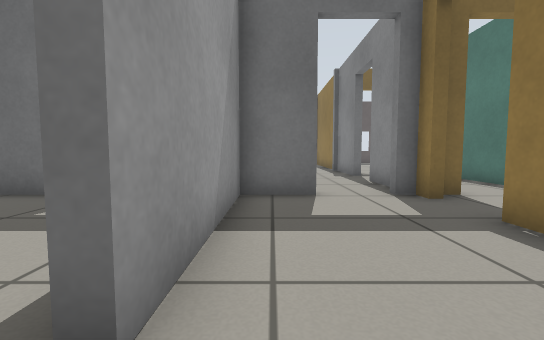
view 1 (above)

17 first-person views from a walk through a Gazebo world. The camera is 0.5 m above the floor, tilts 4° down and sees 90° across. The floor is counted in squares, 0.5 m on a side. Each view is taken from the middle of a square. On the plan, view 1 faces up. The plan holds only what a view shows up to about 11 squares ahead; the rest is blank. Robots are left out. Simple patterns stand in for the simulator's built-in surfaces.

view 2
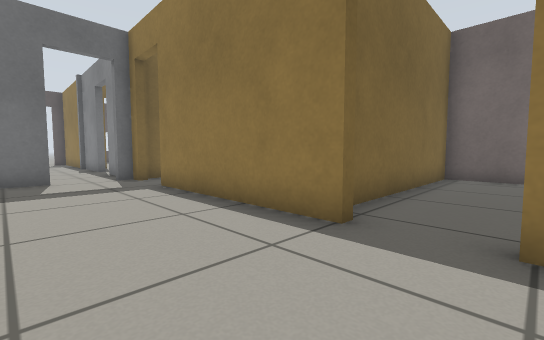

view 3
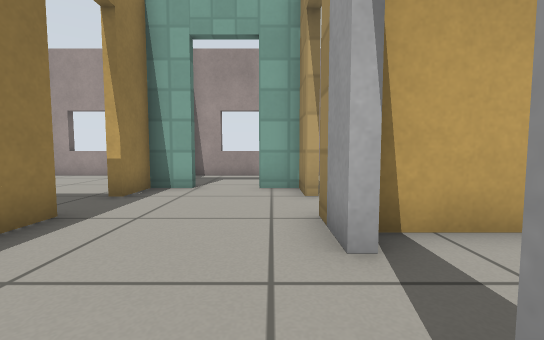

view 4
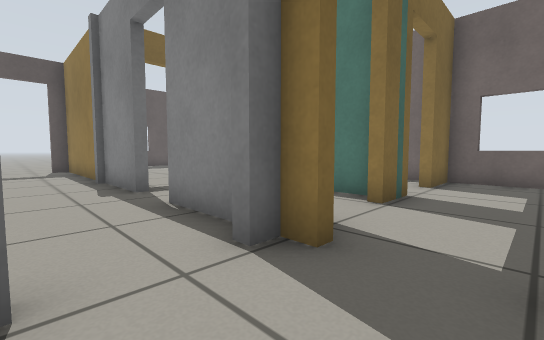

view 5
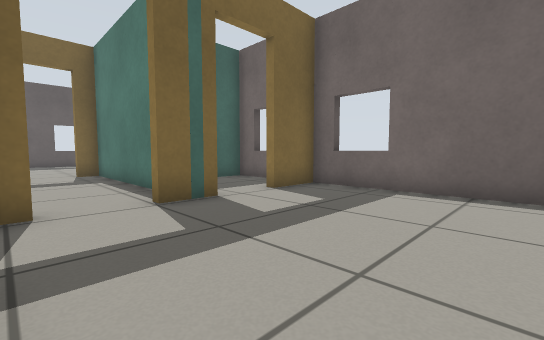

view 6
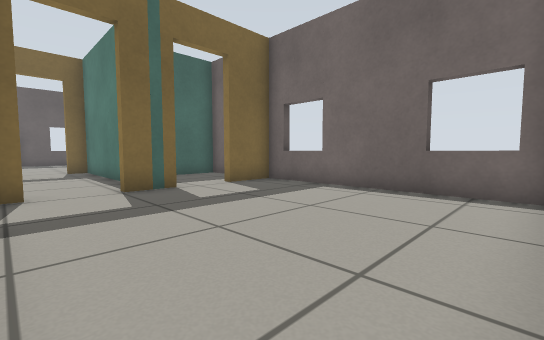

view 7
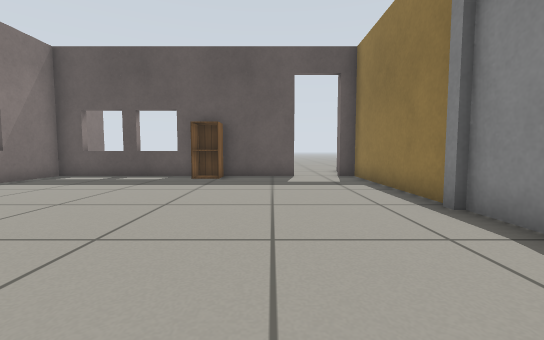

view 8
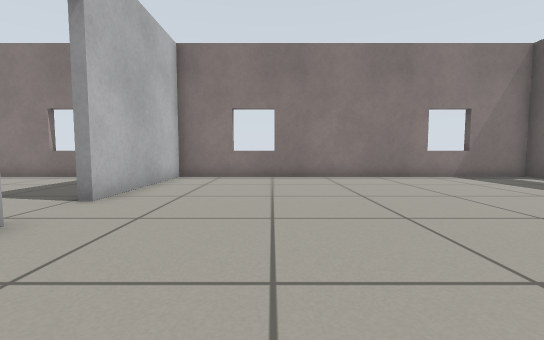

view 9
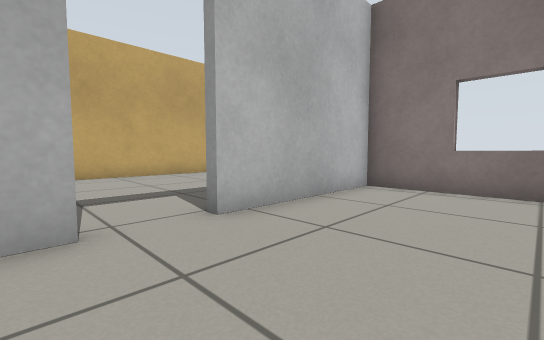

view 10
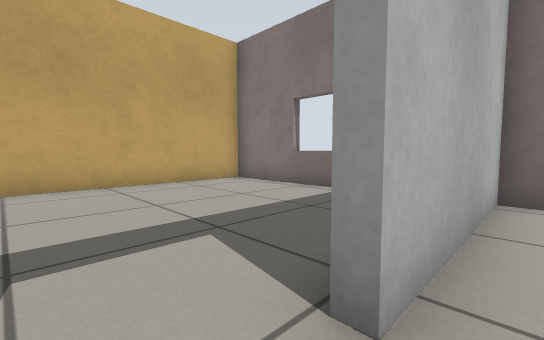

view 11
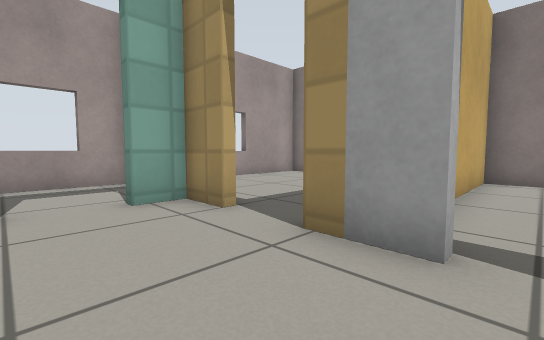

view 12
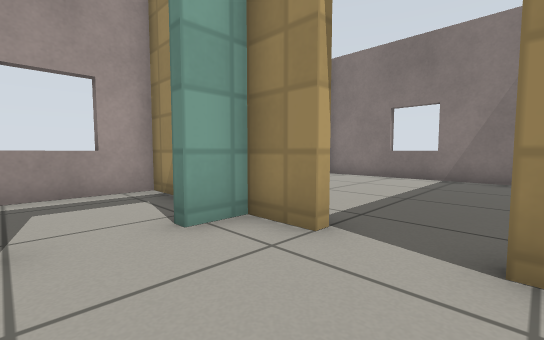

view 13
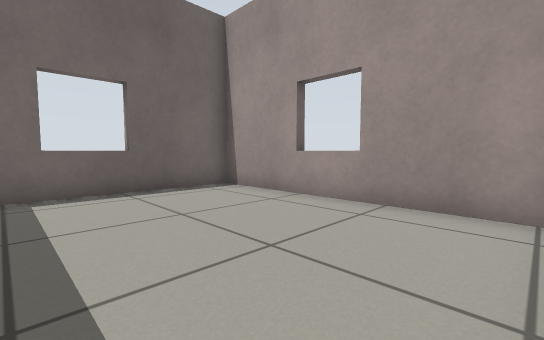

view 14
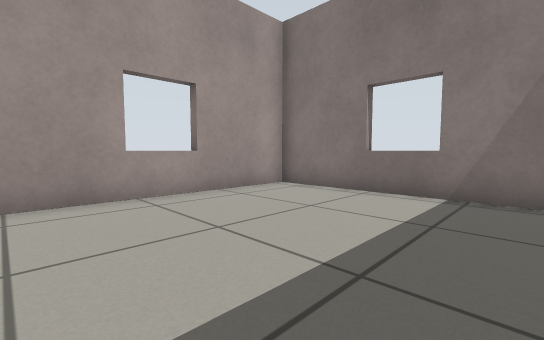

view 15
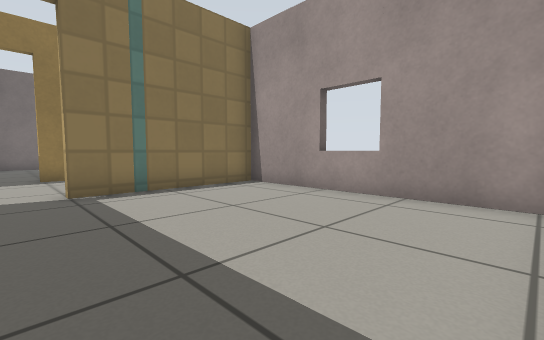

view 16
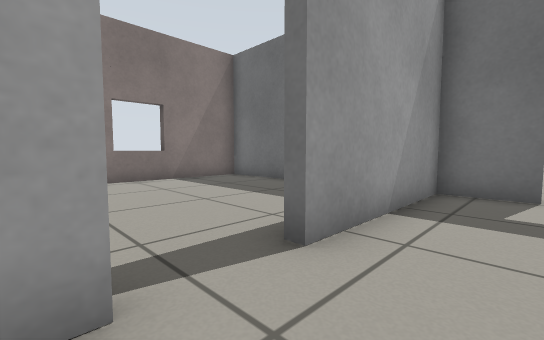

view 17
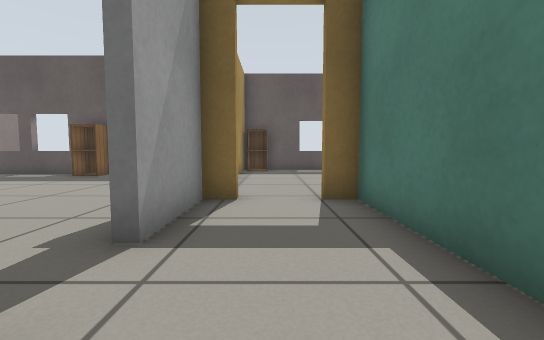

### Floor plan
Ten units are one square. View 1 is at (0, 0); x grows to the right and y downward. Boxes are objects, and circles mark ways between rooms. Rooms are numbered by the first view taken in them; rooms with no view inside come last. Other rooms are left out.
<svg viewBox="-89 -205 204 300">
<path fill="none" stroke="#000" d="M-7 6 -7 22M33 21 33 -39M-7 40 -7 53 4 53M21 53 33 53 33 39M11 -61 -7 -61 -7 -12M75 -61 60 -61M110 11 110 -61 92 -61M33 -141 33 -197M33 -109 33 -136M-16 -64 -9 -64M10 -197 -84 -197 -84 -64 -33 -64M33 -70 33 -91M39 90 110 90 110 16 45 16M-84 25 -84 90 -10 90 -10 40M44 -135 36 -135 36 -109M68 -66 68 -135 60 -135M-51 -61 -77 -61M-84 -55 -84 13 -13 13M110 -69 110 -98 99 -98M-7 78 -7 90 31 90"/>
<rect x="-35" y="-195" width="20" height="10" fill="#bbb"><title>cabinet</title></rect>
<circle cx="33" cy="-47" r="3" fill="#2a7"/>
<circle cx="15" cy="-60" r="3" fill="#2a7"/>
<circle cx="32" cy="30" r="3" fill="#2a7"/>
<circle cx="-10" cy="35" r="3" fill="#2a7"/>
<circle cx="-10" cy="-5" r="3" fill="#2a7"/>
<circle cx="13" cy="53" r="3" fill="#2a7"/>
<circle cx="55" cy="-60" r="3" fill="#2a7"/>
<circle cx="85" cy="-60" r="3" fill="#2a7"/>
<circle cx="32" cy="-100" r="3" fill="#2a7"/>
<circle cx="-25" cy="-60" r="3" fill="#2a7"/>
<text x="10" y="0">1</text>
<text x="70" y="-20">2</text>
<text x="-30" y="-130">3</text>
<text x="70" y="60">4</text>
<text x="-50" y="50">5</text>
<text x="50" y="-100">6</text>
<text x="-50" y="-20">7</text>
<text x="90" y="-80">8</text>
<text x="10" y="70">9</text>
</svg>
Room 1 opens to room 2. Room 1 opens to room 3. Room 1 opens to room 4. Room 1 opens to room 5. Room 1 opens to room 7. Room 1 opens to room 9. Room 2 opens to room 6. Room 2 opens to room 8. Room 3 opens to room 6. Room 3 opens to room 7.

Where each view was taken, in squares from view 1:
view 1: 0 up, 0 right, facing up
view 2: 4 down, 0 right, facing up-right
view 3: 2 up, 0 right, facing down
view 4: 4 up, 1 right, facing up-right
view 5: 1 up, 4 right, facing up-right
view 6: 1 down, 4 right, facing up-right
view 7: 9 up, 0 right, facing up
view 8: 10 up, 2 right, facing left
view 9: 10 up, 1 left, facing down-left
view 10: 7 up, 2 left, facing down-left
view 11: 0 up, 2 right, facing down-left
view 12: 2 down, 2 right, facing down-left
view 13: 4 down, 4 right, facing down-right
view 14: 3 down, 2 left, facing down-left
view 15: 3 down, 8 left, facing down-right
view 16: 1 down, 1 right, facing up-left
view 17: 8 up, 5 right, facing up
